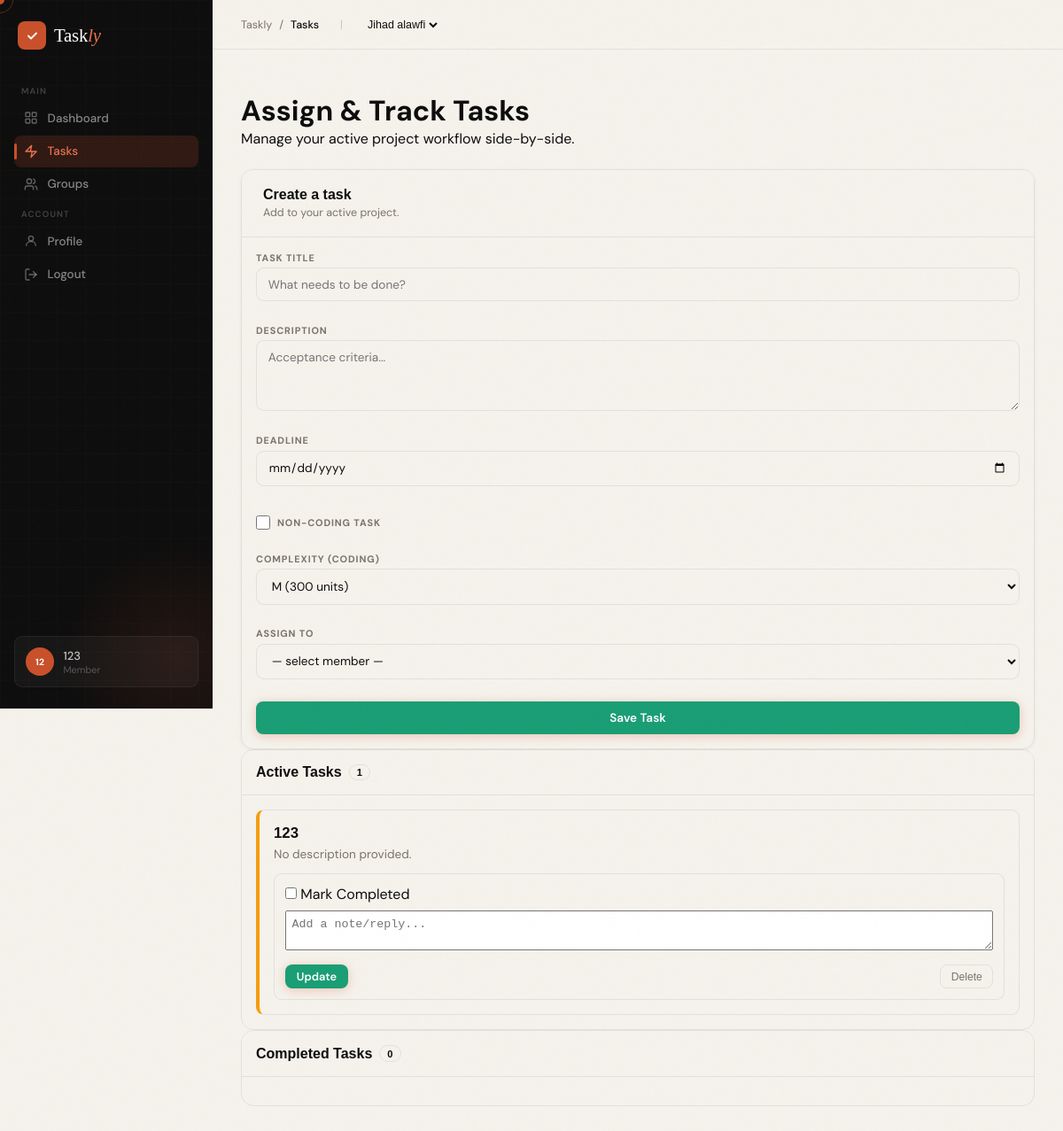
The page /tasks (signed in) on the database its author committed.
### app.py (models this page shows)
class User(db.Model):
    id = db.Column(db.Integer, primary_key=True)
    username = db.Column(db.String(80), unique=True, nullable=False)
    password_hash = db.Column(db.String(200), nullable=False)
    github_username = db.Column(db.String(80), nullable=True)  # Added for GitHub API
    group_role = db.Column(db.String(20), default='Member') # Legacy fallback
    current_group_id = db.Column(db.Integer, db.ForeignKey('group.id'), nullable=True)
    tasks = db.relationship('Task', backref='assignee', lazy=True)
    groups = db.relationship('Group', secondary=user_group_association, back_populates='users')

class Group(db.Model):
    id = db.Column(db.Integer, primary_key=True)
    name = db.Column(db.String(120), nullable=False)
    invite_code = db.Column(db.String(6), unique=True, nullable=False)
    repo_url = db.Column(db.String(255), nullable=True)
    is_non_coding = db.Column(db.Boolean, default=False)  # Group level setting
    leader_id = db.Column(db.Integer, db.ForeignKey('user.id'), nullable=True) # Adding leader_id for accurate role management
    users = db.relationship('User', secondary=user_group_association, back_populates='groups')
    co_leaders = db.relationship('User', secondary=group_coleaders, backref='co_lead_groups')
    tasks = db.relationship('Task', backref='group', lazy=True, cascade="all, delete-orphan")
    leader = db.relationship('User', foreign_keys=[leader_id])

class Task(db.Model):
    id = db.Column(db.Integer, primary_key=True)
    group_id = db.Column(db.Integer, db.ForeignKey('group.id'), nullable=False)
    title = db.Column(db.String(120), nullable=False)
    description = db.Column(db.Text, nullable=True)
    deadline = db.Column(db.Date, nullable=True)
    assignee_id = db.Column(db.Integer, db.ForeignKey('user.id'), nullable=True)
    complexity_size = db.Column(db.String(10), nullable=True)  # Can be null if non-coding
    target_loc = db.Column(db.Integer, default=0)
    actual_loc = db.Column(db.Integer, default=0)
    status_color = db.Column(db.String(20), default='bg-primary')
    feedback = db.Column(db.Text, nullable=True)
    is_non_coding = db.Column(db.Boolean, default=False)
    is_reminder = db.Column(db.Boolean, default=False)
    feedback_unread = db.Column(db.Boolean, default=False)  # Red dot for leader
    is_completed = db.Column(db.Boolean, default=False)  # Simple checkmark for non-coding tasks
    is_highlighted = db.Column(db.Boolean, default=False)  # For highlighting reminders on dashboard

### app.py (the view)
@app.route('/tasks')
def tasks_route():
    user = get_current_user()
    if not user:
        return redirect(url_for('login'))
    active_group = get_active_group(user)
    team_members = active_group.users if active_group else []
    tasks_list = [t for t in active_group.tasks if not t.is_reminder] if active_group else []
    return render_template('tasks.html',
                           current_user=user,
                           group=active_group,
                           team_members=team_members,
                           tasks=tasks_list)

### app.py (called while the page is built)
def get_current_user():
    if 'user_id' not in session:
        return None
    user = db.session.get(User, session['user_id'])
    if not user:
        session.pop('user_id', None)
    return user

def get_active_group(user):
    if not user.groups:
        return None
    if user.current_group_id:
        active_group = db.session.get(Group, user.current_group_id)
        if active_group in user.groups:
            return active_group
    user.current_group_id = user.groups[0].id
    db.session.commit()
    return user.groups[0]

def get_user_role(user, group):
    if not user or not group: return 'Member'
    if group.leader_id == user.id: return 'Leader'
    if user in group.co_leaders: return 'Co-Leader'
    return 'Member'

@app.context_processor
def inject_global_vars():
    user = get_current_user()
    group_role = 'Member'
    if user:
        user.is_authenticated = True
        active_group = get_active_group(user)
        if active_group:
             group_role = get_user_role(user, active_group)
    else:
        user = type('AnonymousUser', (), {'is_authenticated': False, 'groups': []})()
    return dict(current_user=user, today=date.today(), current_role=group_role)

### template/tasks.html (shortened to what this page needs)
{% extends "base.html" %}
{% block breadcrumb %}Tasks{% endblock %}
{% block content %}
<div class="page-header" style="margin-bottom: 1.5rem;">
  <div>
    <h1 class="page-title">Assign & Track Tasks</h1>
    <p class="page-sub">Manage your active project workflow side-by-side.</p>
  </div>
</div>
<div class="main-grid">
  <div class="form-card">
    <div class="form-card-header">
      <h2>Create a task</h2>
      <p>Add to your active project.</p>
    </div>
    {% if not current_user.groups %}
        <div style="padding: 1rem; text-align: center; color: var(--muted); font-size: 0.85rem;">You must join a group to create tasks.</div>
    {% elif current_role not in ['Leader', 'Co-Leader'] %}
        <div style="padding: 1rem; text-align: center; color: var(--muted); font-size: 0.85rem;">Only Leaders and Co-Leaders can create tasks.</div>
    {% else %}
    <form id="task-form" action="{{ url_for('create_task') }}" method="POST">
      <div class="form-body">
        <div class="field">
          <label>Task Title</label>
          <input name="title" required placeholder="What needs to be done?"/>
        </div>
        <div class="field">
          <label>Description</label>
          <textarea name="description" placeholder="Acceptance criteria..."></textarea>
        </div>
        <div class="field">
          <label>Deadline</label>
          <input name="deadline" type="date"/>
        </div>
        <div class="field" style="flex-direction:row; align-items:center; gap:0.5rem; margin-top:0.5rem;">
            <input type="checkbox" id="is_non_coding" name="is_non_coding" style="width:16px; height:16px; cursor:pointer;" onchange="document.getElementById('complexity_div').style.display = this.checked ? 'none' : 'flex';"/>
            <label for="is_non_coding" style="margin:0; cursor:pointer;">Non-Coding Task</label>
        </div>
        <div class="field" id="complexity_div">
            <label>Complexity (Coding)</label>
            <select name="complexity_size">
              <option value="M" selected>M (300 units)</option><option value="L">L (700 units)</option>
            </select>
        </div>
        <div class="field">
          <label>Assign to</label>
          <select name="assignee_id" required>
            <option value="">— select member —</option>
          </select>
        </div>
        <button class="btn-save" type="submit">Save Task</button>
      </div>
    </form>
    {% endif %}
  </div>
  <div class="task-panel">
    <div class="task-panel-header">
      <div class="task-panel-title"><span>Active Tasks</span> <span class="task-count">{{ tasks|selectattr("status_color", "ne", "bg-success")|list|length }}</span></div>
    </div>
    <div class="task-list">
      {% for task in tasks %}
        {% if task.status_color != 'bg-success' %}
          <div class="task-card status-{% if task.status_color == 'bg-warning' %}ongoing{% else %}pending{% endif %}">
            <div class="task-card-title">
                {{ task.title }}
            </div>
            <div class="task-desc">{{ task.description or "No description provided." }}</div>
            <form action="{{ url_for('sync_task', task_id=task.id) }}" method="POST">
              <div class="manual-entry">
                {% if task.is_non_coding %}
                    <label><input type="checkbox" name="is_completed" {% if task.is_completed %}checked{% endif %} /> Mark Completed</label>
                {% endif %}
                <textarea name="feedback" placeholder="Add a note/reply..." style="width:100%; min-height:40px; padding:0.4rem;"></textarea>
                <div style="display:flex; justify-content:space-between; width:100%; margin-top:0.5rem;">
                   <button type="submit" class="btn-save" style="padding:0.3rem 0.8rem; font-size:0.8rem; width: auto;">Update</button>
                   <button type="submit" form="del-{{ task.id }}" class="btn-ghost-sm danger">Delete</button>
                </div>
              </div>
            </form>
          </div>
        {% endif %}
      {% else %}
        <p style="text-align:center; color: var(--muted); font-size: 0.85rem; margin-top: 2rem;">No active tasks.</p>
      {% endfor %}
    </div>
  </div>
  <div class="task-panel">
    <div class="task-panel-header">
      <div class="task-panel-title"><span>Completed Tasks</span> <span class="task-count">{{ tasks|selectattr("status_color", "equalto", "bg-success")|list|length }}</span></div>
    </div>
    <div class="task-list">
    </div>
  </div>
</div>
{% endblock %}

### template/base.html (shortened to what this page needs)
<!DOCTYPE html>
<html lang="en">
<head>
</head>
<body>
{% if current_user.is_authenticated %}
<aside class="sidebar">
  <div class="sidebar-orb"></div>
  <div class="sidebar-inner">
    <a href="{{ url_for('index') }}" class="sidebar-logo">
      <div class="sidebar-logo-mark"><svg width="15" height="15" viewBox="0 0 20 20" fill="none"><polyline points="4,10 8,14 16,6" stroke="#fff" stroke-width="2.4" stroke-linecap="round" stroke-linejoin="round"/></svg></div>
      <span class="sidebar-logo-name">Task<em>ly</em></span>
    </a>
    <div class="sidebar-section-label">Main</div>
    <a href="{{ url_for('dashboard') }}" class="nav-item {% if request.endpoint == 'dashboard' %}active{% endif %}">
      Dashboard
    </a>
    <a href="{{ url_for('tasks_route') }}" class="nav-item {% if request.endpoint == 'tasks_route' %}active{% endif %}">
      <svg viewBox="0 0 24 24" fill="none" stroke="currentColor" stroke-width="2" stroke-linecap="round" stroke-linejoin="round"><path d="m13 2-2 10h10l-9 10 2-10H3Z"/></svg>
      Tasks
    </a>
    <a href="{{ url_for('groups') }}" class="nav-item {% if request.endpoint == 'groups' %}active{% endif %}">
      <svg viewBox="0 0 24 24" fill="none" stroke="currentColor" stroke-width="2" stroke-linecap="round" stroke-linejoin="round"><path d="M16 21v-2a4 4 0 0 0-4-4H6a4 4 0 0 0-4 4v2"/><circle cx="9" cy="7" r="4"/><path d="M22 21v-2a4 4 0 0 0-3-3.87"/><path d="M16 3.13a4 4 0 0 1 0 7.75"/></svg>
      Groups
    </a>
    <div class="sidebar-section-label">Account</div>
    <a href="#" class="nav-item" onclick="document.getElementById('profile-modal').classList.add('active'); return false;">
      <svg viewBox="0 0 24 24" fill="none" stroke="currentColor" stroke-width="2" stroke-linecap="round" stroke-linejoin="round"><circle cx="12" cy="8" r="4"/><path d="M4 20c0-4 3.6-7 8-7s8 3 8 7"/></svg>
      Profile
    </a>
    <a href="{{ url_for('logout') }}" class="nav-item">
      <svg viewBox="0 0 24 24" fill="none" stroke="currentColor" stroke-width="2" stroke-linecap="round" stroke-linejoin="round"><path d="M9 21H5a2 2 0 0 1-2-2V5a2 2 0 0 1 2-2h4"/><polyline points="16 17 21 12 16 7"/><line x1="21" y1="12" x2="9" y2="12"/></svg>
      Logout
    </a>
  </div>
  <div class="sidebar-footer">
    <a href="#" class="sidebar-user" onclick="document.getElementById('profile-modal').classList.add('active'); return false;">
      <div class="user-av">{{ current_user.username[:2]|upper }}</div>
      <div>
        <div class="user-name">{{ current_user.username }}</div>
        <div class="user-role">{{ current_user.group_role }}</div>
      </div>
    </a>
  </div>
</aside>
<div class="layout-app">
  <header class="topbar">
    <div class="topbar-breadcrumb" style="display:flex; align-items:center; gap:0.5rem; font-size:0.78rem; color:var(--muted);">
      <span>Taskly</span><span>/</span><strong style="color:var(--ink); font-weight:500;">{% block breadcrumb %}Dashboard{% endblock %}</strong>
      {% if current_user.groups %}
      <span class="topbar-sep" style="margin-left: 1rem; opacity:0.35;">|</span>
      <form action="{{ url_for('switch_group', group_id=0) }}" method="POST" style="display:inline; margin-left: 1rem;" id="group-switch-form">
        <select class="group-selector" name="group_id" onchange="document.getElementById('group-switch-form').action='{{ url_for('switch_group', group_id=0) }}'.replace('0', this.value); this.form.submit();">
          {% for g in current_user.groups %}
            <option value="{{ g.id }}" {% if current_user.current_group_id and g.id == current_user.current_group_id %}selected{% endif %}>
              {{ g.name }}
            </option>
          {% endfor %}
        </select>
      </form>
      {% endif %}
    </div>
  </header>
  <main class="main-content">
    {% block content %}{% endblock %}
  </main>
</div>
{% else %}
  {% block landing_content %}{% endblock %}
{% endif %}
</body>
</html>

### rows shown on the page
User: username "12", username "123", group_role "Member", group_id "Jihad alawfi"
Task: title "123", description "No description provided."

### other values the page prints
{{ tasks|selectattr("status_color", "ne", "bg-success")|list|length }} "1"
{{ tasks|selectattr("status_color", "equalto", "bg-success")|list|length }} "0"
